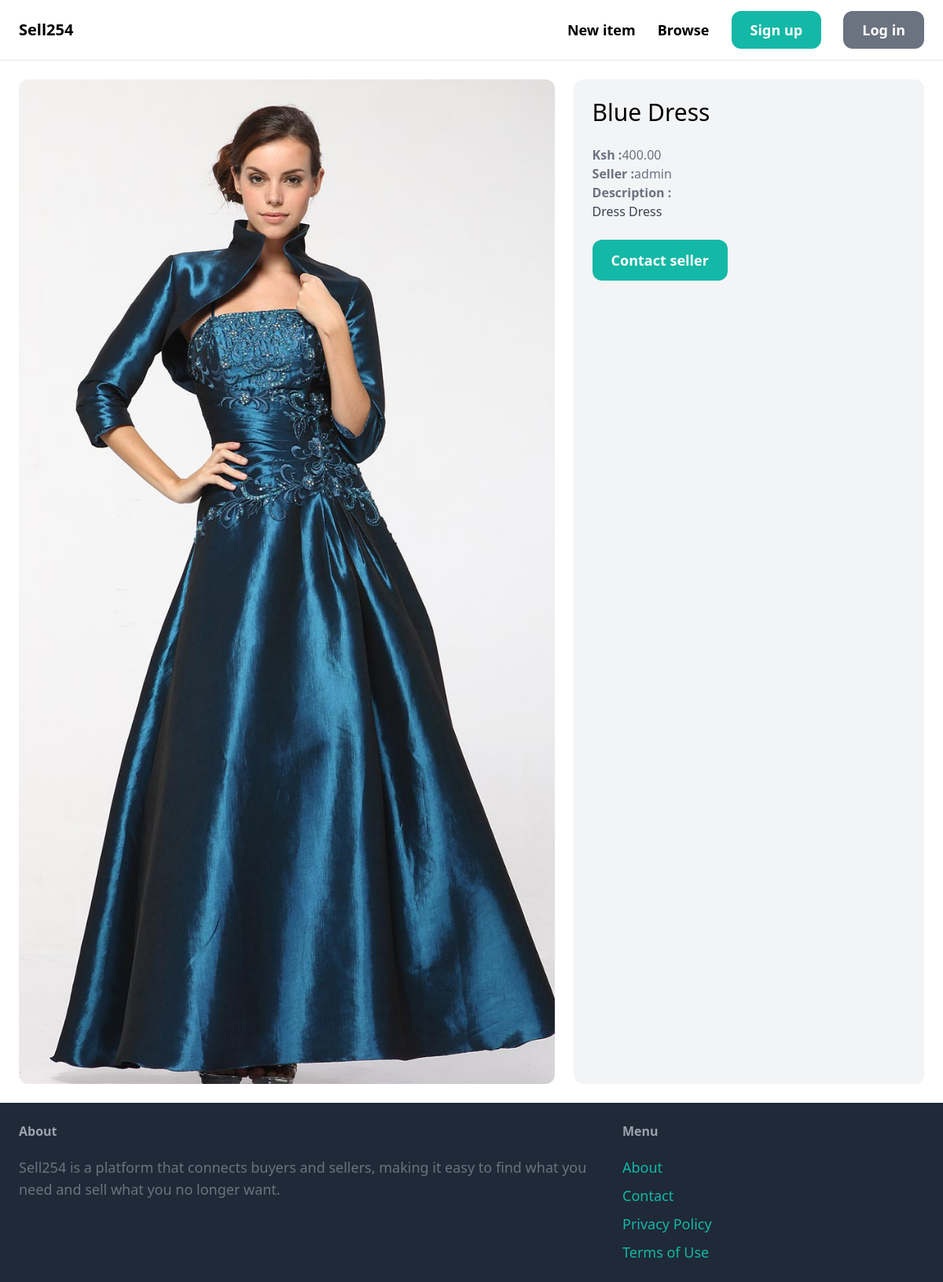
/items/5/, run on the app's committed database.
### item/models.py (models this page shows, shortened)
class Item(models.Model):
    category = models.ForeignKey(Category, on_delete=models.CASCADE, related_name='items')
    name = models.CharField(max_length=255, unique=True)
    description = models.TextField()
    price = models.DecimalField(max_digits=10, decimal_places=2)
    image = models.ImageField(upload_to='item_images/', blank=True, null=True)
    is_available = models.BooleanField(default=True)
    created_by = models.ForeignKey(User, related_name = 'items', on_delete=models.CASCADE)
    created_at = models.DateTimeField(auto_now_add=True)
    class Meta:
        ordering = ('name',)

### item/views.py (the view)
# urls.py: path('<int:pk>/', views.detail, name='detail'),  # URL pattern for item detail view
def detail(request,pk):
    item = get_object_or_404(Item,pk=pk)
    related_items = Item.objects.filter(category=item.category,is_available=True).exclude(pk=pk)[0:3]
    return render(request, 'item/detail.html',{
        'item': item,
        'related_items': related_items,
    })

### item/templates/item/detail.html (shortened to what this page needs)
{% extends 'core/base.html'%}
{% block content %}
<div class="grid grid-cols-5 gap-6">
        <div class="col-span-3">
            <img src="{{ item.image.url }}" class="rounded-xl">
        </div>
        <div class="col-span-2 p-6 bg-gray-100 rounded-xl">
            <h1 class="mb-6 text-3xl">{{ item.name }}</h1>
            <p class="text-gray-500"><strong>Ksh :</strong>{{ item.price }}</p>
            <p class="text-gray-500"><strong>Seller :</strong>{{ item.created_by.username }}</p>
            {% if item.description %}
                <p class="text-gray-700">
                    <strong class="text-gray-500">Description :</strong><br>
                    {{ item.description }}
                </p>
            {% endif %}
            <a href="#" class="inline-block mt-6 px-6 py-3 text-lg font-semibold bg-teal-500 text-white rounded-xl hover:bg-teal-700 rounded-xl">Contact seller</a>
        </div>
</div>
{% endblock %}

### data on the page
Item: image (picture), name "Blue Dress", price "400.00", created_by.username "admin", description "Dress Dress"
